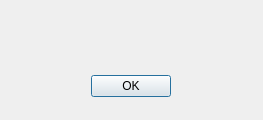
<?xml version="1.0" encoding="UTF-8"?>
<ui version="4.0">
 <class>ErrorDialog</class>
 <widget class="QDialog" name="ErrorDialog">
  <property name="geometry">
   <rect>
    <x>0</x>
    <y>0</y>
    <width>263</width>
    <height>120</height>
   </rect>
  </property>
  <property name="windowTitle">
   <string>Dialog</string>
  </property>
  <property name="modal">
   <bool>true</bool>
  </property>
  <widget class="QDialogButtonBox" name="buttonBox">
   <property name="geometry">
    <rect>
     <x>0</x>
     <y>70</y>
     <width>261</width>
     <height>32</height>
    </rect>
   </property>
   <property name="orientation">
    <enum>Qt::Horizontal</enum>
   </property>
   <property name="standardButtons">
    <set>QDialogButtonBox::Ok</set>
   </property>
   <property name="centerButtons">
    <bool>true</bool>
   </property>
  </widget>
 </widget>
 <resources/>
 <connections>
  <connection>
   <sender>buttonBox</sender>
   <signal>accepted()</signal>
   <receiver>ErrorDialog</receiver>
   <slot>accept()</slot>
   <hints>
    <hint type="sourcelabel">
     <x>248</x>
     <y>254</y>
    </hint>
    <hint type="destinationlabel">
     <x>157</x>
     <y>274</y>
    </hint>
   </hints>
  </connection>
  <connection>
   <sender>buttonBox</sender>
   <signal>rejected()</signal>
   <receiver>ErrorDialog</receiver>
   <slot>reject()</slot>
   <hints>
    <hint type="sourcelabel">
     <x>316</x>
     <y>260</y>
    </hint>
    <hint type="destinationlabel">
     <x>286</x>
     <y>274</y>
    </hint>
   </hints>
  </connection>
 </connections>
</ui>
